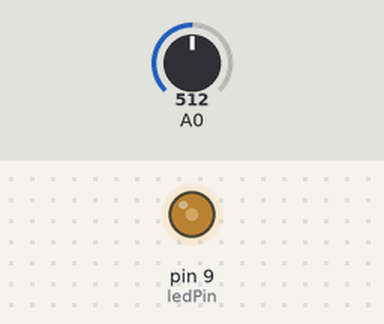
Simulated run of this sketch. Board: Arduino Uno, built with avr-gcc and run on an emulated ATmega328P. On the bench: output pins drawn as LEDs (lit = HIGH). The inputs (shaded band) are chosen by the test bench; at power-on: A0 = 512.

Above: at 1.2 s.
1.3 s: A0 set to 716
At 2.5 s:
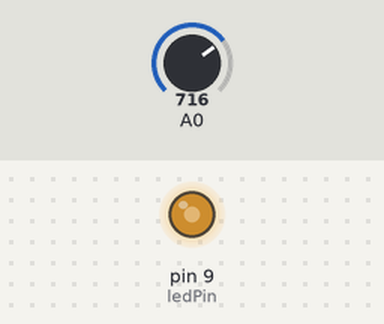
2.8 s: A0 set to 1023
At 3.8 s:
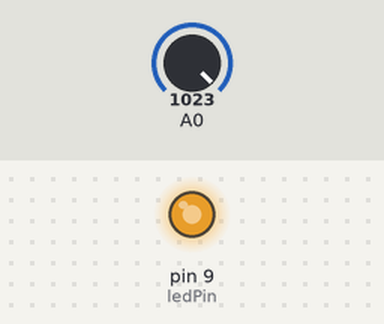
4.3 s: A0 set to 306
At 4.9 s:
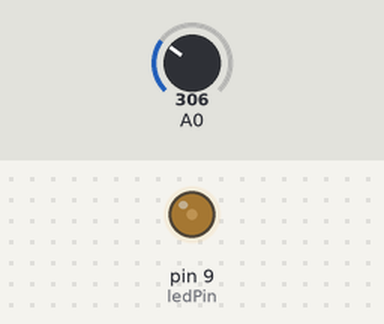
5.8 s: A0 set to 0
At 6.1 s:
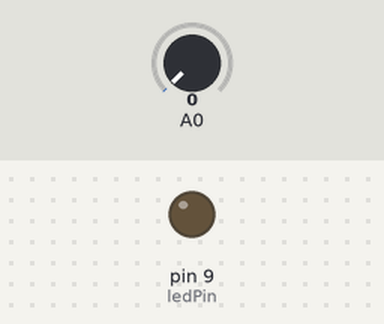
7.3 s: A0 set to 511
At 8.4 s:
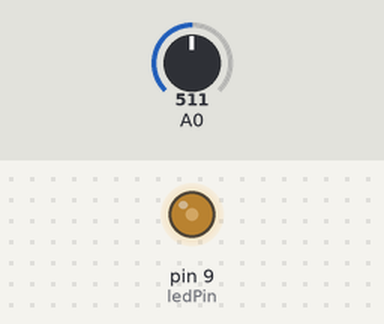
Timing chart, 0 to 9.8 s (numbered marks = the images above; inputs shaded):
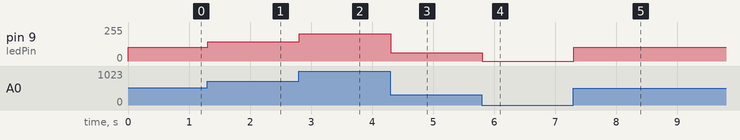

Measured:
- after the input at 1.3 s, pin 9 (ledPin): 102/255 → 143/255 at once
- after the input at 2.8 s, pin 9 (ledPin): 143/255 → 204/255 at once
- after the input at 4.3 s, pin 9 (ledPin): 204/255 → 61/255 at once
- after the input at 5.8 s, pin 9 (ledPin): 61/255 → 0/255 at once
- after the input at 7.3 s, pin 9 (ledPin): 0/255 → 102/255 at once

The sketch:

PhotoResistor.ino
```cpp
int luce;
int ledPin = 9;

void setup() {
}

void loop() {
  luce = analogRead(A0);  //Lettura luminosita su A0
  luce = luce/5;  //taratura luminosità
  analogWrite(ledPin,luce);  //Valore letto del LED
  delay(10);  //Delay di 10 ms
}
```
